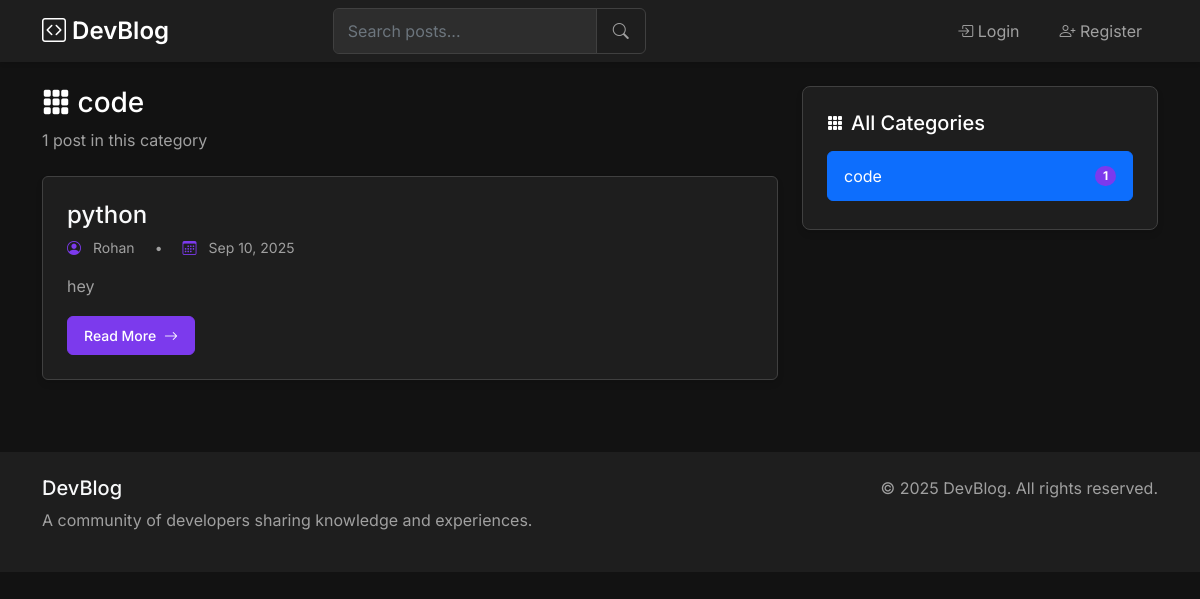
Page /category/code/ on the committed database.
### blogs/models.py (models this page shows, shortened)
class Category(models.Model):
    name = models.CharField(max_length=50)
    slug = models.SlugField(unique=True, blank=True)

class Post(models.Model):
    title = models.CharField(max_length=200)
    content = models.TextField()
    author = models.ForeignKey(User, on_delete=models.CASCADE)
    category = models.ForeignKey(Category, on_delete=models.SET_NULL, null=True)
    tags = models.ManyToManyField('Tag', blank=True, related_name='posts')
    created_at = models.DateTimeField(auto_now_add=True)
    updated_at = models.DateTimeField(auto_now=True)
    excerpt = models.TextField(blank=True, null=True)  # Short preview text
    featured_image = models.ImageField(
        upload_to="posts/",
        blank=True,
        null=True,
        help_text="Cover image for your post"
    )
    likes = models.ManyToManyField(
        User,
        related_name="liked_posts",
        blank=True
    )
    bookmarks = models.ManyToManyField(
        User,
        related_name="bookmarked_posts",
        blank=True
    )

### blogs/views.py (the view)
# urls.py: path('category/<slug:slug>/', views.category_posts, name='category_posts'),
def category_posts(request, slug):
    category = get_object_or_404(Category, slug=slug)
    posts = Post.objects.filter(category=category).order_by('-created_at')
    categories = Category.objects.all()
    return render(request, 'blogs/category_posts.html', {
        'category': category,
        'categories': categories,
        'posts': posts
    })

### blogs/templates/blogs/category_posts.html (shortened to what this page needs)
{% extends 'blogs/base.html' %}
{% block content %}
<div class="row">
    <div class="col-lg-8">
        <div class="d-flex justify-content-between align-items-center mb-4">
            <div>
                <h2 class="h3">
                    <i class="bi bi-grid-3x3-gap-fill"></i>
                    {{ category.name }}
                </h2>
                <p class="text-muted mb-0">
                    {{ posts.count }} post{% if posts.count != 1 %}s{% endif %} in this category
                </p>
            </div>
        </div>
        {% for post in posts %}
        <article class="card post-card animate-fade-in">
            <div class="card-body">
                <h3 class="h4 mb-2">
                    <a href="{% url 'post_detail' post.pk %}" class="text-decoration-none text-light">
                        {{ post.title }}
                    </a>
                </h3>
                <div class="post-meta mb-3">
                    <i class="bi bi-person-circle"></i> {{ post.author.username }}
                    <span class="mx-2">•</span>
                    <i class="bi bi-calendar3"></i> {{ post.created_at|date:"M d, Y" }}
                </div>
                <p class="post-content mb-3">{{ post.content|truncatewords:50 }}</p>
                <a href="{% url 'post_detail' post.pk %}" class="btn btn-primary btn-sm">
                    Read More <i class="bi bi-arrow-right ms-1"></i>
                </a>
            </div>
        </article>
        {% endfor %}
    </div>
    <div class="col-lg-4">
        <div class="categories-sidebar sticky-top" style="top: 80px;">
            <div class="d-flex align-items-center mb-3">
                <i class="bi bi-grid-3x3-gap-fill me-2"></i>
                <h2 class="h5 mb-0">All Categories</h2>
            </div>
            <div class="list-group">
                {% for cat in categories %}
                <a href="{% url 'category_posts' cat.slug %}"
                   class="list-group-item list-group-item-action d-flex justify-content-between align-items-center
                         {% if cat.id == category.id %}active{% endif %}">
                    {{ cat.name }}
                    <span class="badge rounded-pill" style="background-color: var(--accent-color)">
                        {{ cat.post_set.count }}
                    </span>
                </a>
                {% endfor %}
            </div>
        </div>
    </div>
</div>
{% endblock %}

### blogs/static/css/style.css (style rules this page uses)
:root { --bg-primary: #121212; --bg-secondary: #1e1e1e; --bg-accent: #2d2d2d; --text-primary: #ffffff; --text-secondary: #a0a0a0; --text-muted: #6c757d; --accent-color: #7c3aed; --accent-hover: #6d28d9; --accent-light: rgba(124, 58, 237, 0.1); --danger: #dc2626; --warning: #d97706; --success: #059669; --border-color: #404040; --input-bg: #2d2d2d; --input-border: #404040; --input-focus-border: #7c3aed; }
body { background-color: var(--bg-primary); color: var(--text-primary); font-family: 'Inter', -apple-system, BlinkMacSystemFont, 'Segoe UI', Roboto, Oxygen, Ubuntu, Cantarell, sans-serif; }
.categories-sidebar { background-color: var(--bg-secondary); border: 1px solid var(--border-color); border-radius: 0.5rem; padding: 1.5rem; position: sticky; top: 80px; z-index: 1000; box-shadow: 0 4px 6px rgba(0, 0, 0, 0.1); }
.categories-sidebar h2 { font-size: 1.25rem; margin-bottom: 1rem; color: var(--text-primary); display: flex; align-items: center; gap: 0.5rem; }
.btn-primary { background-color: var(--accent-color); border-color: var(--accent-color); transition: all 0.2s; }
.card { background-color: var(--bg-secondary); border: 1px solid var(--border-color); box-shadow: 0 4px 6px rgba(0, 0, 0, 0.1); transition: all 0.3s ease; }
.text-muted { color: var(--text-secondary) !important; }
a { color: var(--accent-color); text-decoration: none; transition: color 0.2s ease; }
.list-group-item { background-color: var(--bg-accent); border: 1px solid var(--border-color); color: var(--text-secondary); margin-bottom: 0.25rem; transition: all 0.2s ease; padding: 0.75rem 1rem; }
.post-card { margin-bottom: 1.5rem; border: 1px solid var(--border-color); transition: all 0.3s ease; }
.post-card .card-body { padding: 1.5rem; }
.post-card .post-meta { font-size: 0.875rem; color: var(--text-secondary); margin-bottom: 1rem; display: flex; align-items: center; gap: 0.75rem; flex-wrap: wrap; }
.post-card .post-meta i { color: var(--accent-color); }
.post-card .post-content { color: var(--text-secondary); line-height: 1.6; margin-bottom: 1.5rem; }
.btn { font-weight: 500; padding: 0.5rem 1rem; border-radius: 0.375rem; transition: all 0.2s ease; }
.btn-primary { background-color: var(--accent-color); border-color: var(--accent-color); color: white; }
.animate-fade-in { animation: fadeIn 0.3s ease-out forwards; }

### rows in the picture
Category: name "code", post_set.count "1"
Post: title "python", author.username "Rohan", created_at "Sep 10, 2025", content "hey"

### other values in the picture
{{ posts.count }} "1"
